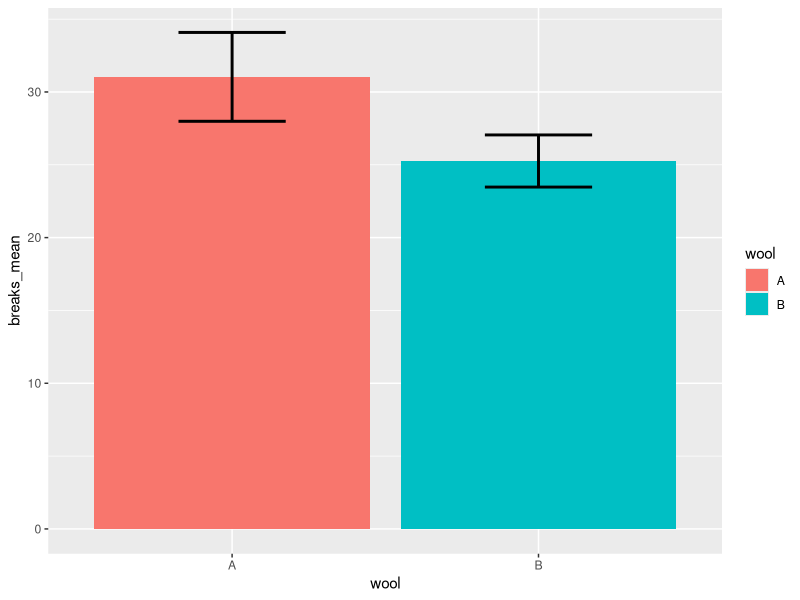
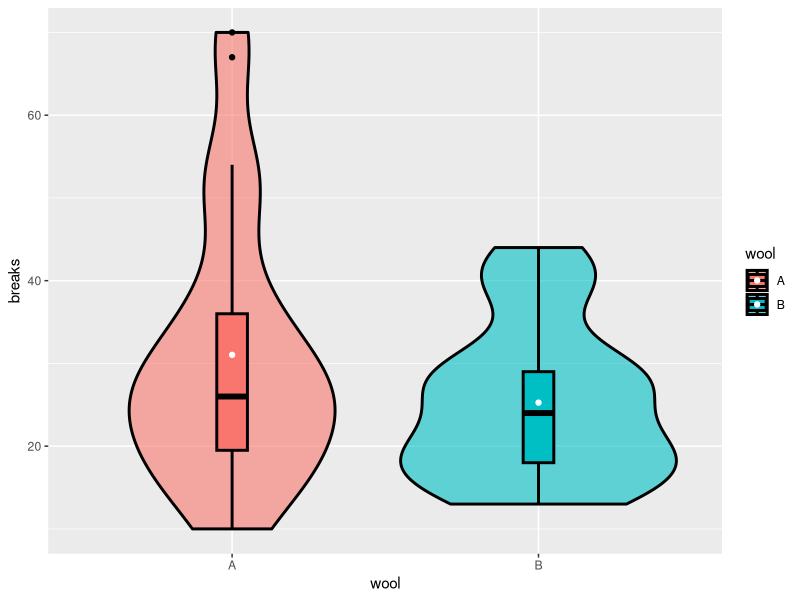

Here is the R script that generated these plots, in order:
# Outline -----------------------------------------------------------------

# 1. Check Assumptions
# 2. t-Tests
# 3. Graphs

# Load Data ---------------------------------------------------------------

# Load packages
pack <- c("tidyverse", # Main processing package
          "broom", # Tidying stat outputs
          "ggpubr") # Grouping plots


package.check <- lapply(
  pack, # List of packages to load
  FUN = function(x) { # Making a function
    if (!require(x, character.only = TRUE)) { # If you can't find the package
      install.packages(x, dependencies = TRUE) # First install it
      library(x, character.only = TRUE) # Then load it
    }
  }
)
rm(list = ls()) # Remove object and function after use

# Load Data ---------------------------------------------------------------

# Load datasets used in assumptions file
warp <- as_tibble(warpbreaks) %>% print()
# View the different groups
warp %>% group_by(wool, tension) %>% 
  summarise(count = n()) 
# iris dataset has 3 different species, but we only want to compare 2
flowers <- as_tibble(datasets::iris) %>% 
  filter(Species == "setosa" | Species == "virginica") %>% # This OR that
  print()
# Avoid saving over the original dataset in case you need to start over
# View the different groups
flowers %>% group_by(Species) %>% 
  summarise(count = n())

# Requirements ------------------------------------------------------------

## t-Tests require the x-variable to be independent and categorical with 
## 2-levels. The y-variable needs to be dependent and continuous.

# To compare 2 or more groups, you can use ANOVAs (described in another file).

## Applying the appropriate t-test depends on the dataset's normality
## and variance. With the 4 possible combinations are 4 different flavors of tests.

# Assumptions -------------------------------------------------------------

## The steps to checking assumptions were described in another file, so
## I'll provide the code for the objective tests with minimal explanation here:

#### Example 1: Warpbreaks ####
warpbreak_resid <- resid(aov(breaks ~ wool, data = as_data_frame(warp))) 
# If warning sign about "as_tibble", disregard
shapiro.test(warpbreak_resid) # If p < 0.05, data is NON-normal
fligner.test(data  = warp, breaks ~ wool) # If p> 0.05, data has = variance

# Conclusion: Warp is non-normal and has equal variances

#### Example 2: iris - Sepal Length ####
iris_residSL <- resid(aov(Sepal.Length ~ Species, data = as_data_frame(flowers)))
shapiro.test(iris_residSL) # p > 0.05, data is normal 
bartlett.test(data = flowers, Sepal.Length ~ Species) # p < 0.05, UN-equal variance

# Conclusion: iris - Sepal Length is normal and has unequal variances. 

#### Example 3: iris - Sepal Width
iris_residSW <- resid(aov(Sepal.Width ~ Species, data = as_data_frame(flowers)))
shapiro.test(iris_residSW) # p > 0.05, normal dsitribution
bartlett.test(data = flowers, Sepal.Width  ~ Species) # p > 0.05, equal var

# Conclusion: iris - sepal width is normal and has equal variances.

#### Example 4: iris - Petal Length ####

iris_residPL <- resid(aov(Petal.Length ~ Species, data = as_data_frame(flowers)))
shapiro.test(iris_residPL) # p < 0.05, NON-normal
bartlett.test(data = flowers, Petal.Length ~ Species) # p < 0.05, UN-equal

# Conclusion: iris - Petal Length is non-normal and has un-equal variances.

# Applying the Correct t-Test ---------------------------------------------

## Remember, the x-variable needs to be categorical with 2 levels while the 
## y-variable needs to be continous
# Format for function: t.test(y ~ x)

#### 1st. Proper Syntax ####

# First, I'll explain the correct syntax to have the code run
# This is a very helpful thread that uses t.test() with tidyverse functions
browseURL("https://stackoverflow.com/questions/50036411/r-running-a-t-test-from-piping-operators")

# The different options for using t.test() within a pipe ( %>% )
# 1. Place it inside a list
warp %>%
  summarise(ttest = list(t.test(breaks ~ wool, var.equal = TRUE))) 
# Extract only the p-value
warp %>% 
  summarise(pval = t.test(breaks ~ wool, var.equal = TRUE)$p.value)
# 2. Place within {}
warp %>%
  {t.test(.$breaks ~ .$wool, var.equal = TRUE)}
# 3. Specify the data (again)
warp %>%
  t.test(breaks ~ wool, data = ., var.equal = TRUE)

## I actually prefer to not use t.test() or other statistical tests within a 
## pipe, so the following is my preferred way to run a test
t.test(breaks ~ wool, var.equal = TRUE, data = warp)

#### 2nd. Applying the Correct Test ####

# t-tests compare the means between 2 populations (or sample populations)

# 4 different flavors of t-tests from possible combinations of assumptions
# Recap of assumptions:
# iris - sepal width is normal and has equal variances.
# Warp is non-normal and has equal variances
# iris - Sepal Length is normal and has unequal variances. 
# iris - Petal Length is non-normal and has un-equal variances.

# If data is both normal and have equal variances: 
t.test(data = flowers, Sepal.Width ~ Species, var.equal = TRUE) # Sig. Diff!
# If data is non-normal, but equal variances: Kruskal-Wallis Test
kruskal.test(data = warp, breaks ~ wool) # Not Sig. Diff!
# The Kruskal-Wallis Test is a non-parametric test.
# If data is normal, but un-equal variances: Welch's t-Test
t.test(data = flowers, Sepal.Length ~ Species, var.equal = FALSE) # Sig. Diff!
# If data is both abnormal and unequal variances: Welch's t-Test
t.test(data = flowers, Petal.Width ~ Species, var.equal = FALSE) # Sig. Diff!
## There might be a better test for this last combination, but I was taught
## that this test would suffice. 

# If you'd like an output within a tibble, use broom::tidy()
tidy(t.test(data = flowers, Sepal.Width ~ Species, var.equal = TRUE)) %>% 
  select(statistic, # Select the values you need (it not all of them)
         parameter, p.value, method) %>% # Values most important (for me...)
  rename(df = parameter)
tidy(kruskal.test(data = warp, breaks ~ wool)) %>% 
  rename(df = parameter)
tidy(t.test(data = flowers, Sepal.Length ~ Species, var.equal = FALSE)) %>% 
  select(statistic, parameter, p.value, method) %>% 
  rename(df = parameter)
tidy(t.test(data = flowers, Petal.Width ~ Species, var.equal = FALSE)) %>% 
  select(statistic, parameter, p.value, method) %>% 
  rename(df = parameter)

# What do you report? -----------------------------------------------------

## Important values that I regularly report are the test statistic, Df, and 
## p-value. The Degrees of Freedom (df) are associated with your 
## test-statistic, and the test-statistic compares the variation caused by your
## x-variable with the variation caused by randomness. The p-value shows 
## if the populations' means are significantly different. 
## Basically, the test-statistic shows you applied the correct test, and
## the p-value shows your research findings. 

# Graphing ----------------------------------------------------------------

## You can choose many routes to visualize your data. I will share 2 options
## that I typically use: Bar plots and violin plots.

# Graph Bar Plots ---------------------------------------------------------

# Bar plots help visualize the averages and standard error of each group.

# First, calculate summary statistics 
warp_sum <- warp %>% group_by(wool) %>% 
  summarise(
    breaks_mean  = mean(breaks),
    breaks_error = sd(breaks) / sqrt(n())) %>% 
  print()

# Graph (basic) bar plot
warp_sum %>% ggplot(aes(x = wool, y = breaks_mean, fill = wool)) + 
  geom_bar(stat = "identity") + # Bar height = mean value
  geom_errorbar(aes(ymin = breaks_mean + breaks_error, # Top error bar
                    ymax = breaks_mean - breaks_error), # Bottom error bar
                width = 0.35, lwd = 1) # Bolding error bar
## Although averages and standard errors are important, the graph does not 
## illustrate how the dataset distributions differ. I think knowing the
## distribution would be more revealing or helpful when comparing groups

# Graph Violin Plot -------------------------------------------------------

## Violin plots are more descriptive about the distribution of values although
## it does lack averages and standard error values. I address the shortcoming
## by overlapping the mean as a point.

# Violin plots combine a boxplot and normal distribution
browseURL("https://towardsdatascience.com/understanding-boxplots-5e2df7bcbd51")

# Graph (basic) violin plot
warp %>% 
  ggplot(aes(x = wool, y = breaks, fill = wool)) +
  geom_violin(size = 1, color = "black", # Adjusting outline 
              alpha = 0.6) + # Increasing transparency to offset boxplot
  geom_boxplot(width = 0.1, size = 1, color = "black") + # Adjusting outline
  stat_summary(geom = "point", color = "white", # Plot a white point
               fun = "mean") # Calculate the mean for the point
